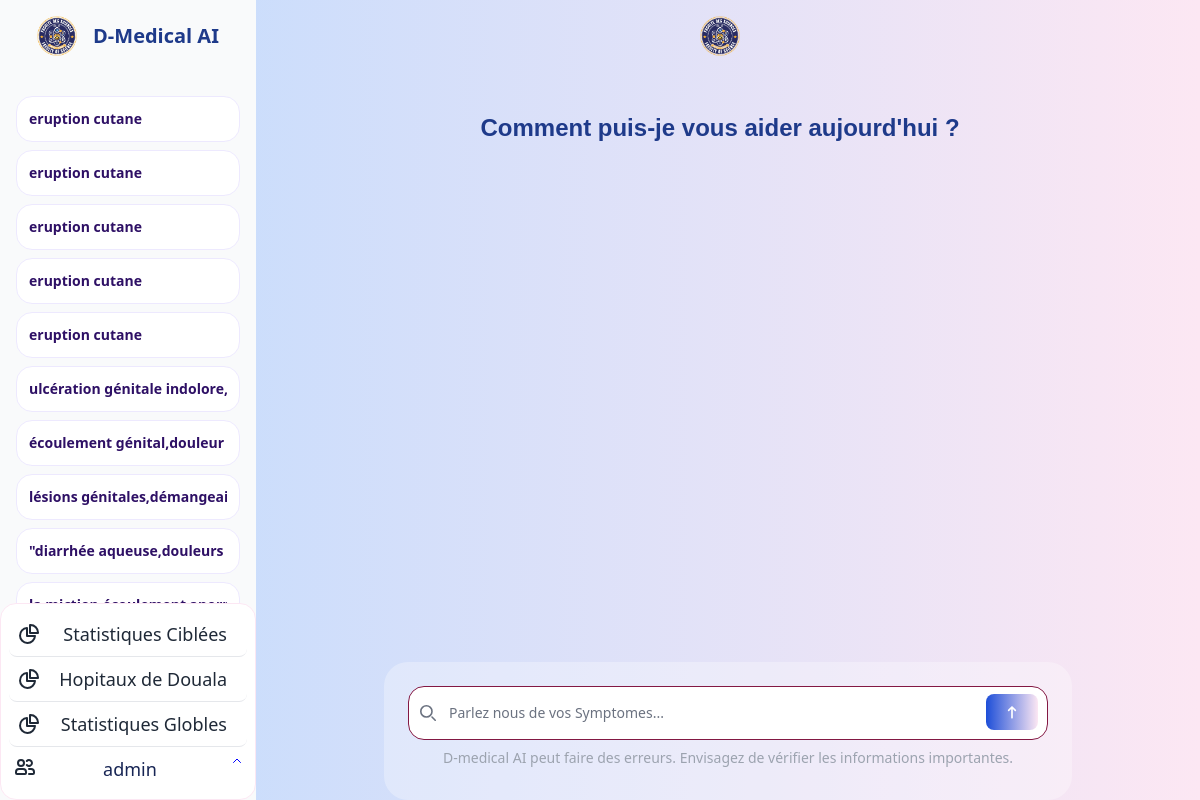
/search (signed in), run on the app's committed database.
### medical/models.py (models this page shows, shortened)
class search_user(models.Model):
    auteur = models.ForeignKey(User, on_delete=models.SET_NULL, null = True)
    search = models.TextField()
    date_creation = models.DateTimeField(auto_now=True)
    class Meta:
        ordering = ['-date_creation']

### medical/views.py (the view, shortened to what this page needs)
# urls.py: path('search', search, name='search'),
@login_required
def search(request):
    return previewNotModal(request)

### medical/views.py (called while the page is built)
def previewNotModal(request , err = ""):
    auteur = request.user
    searReturn = search_user.objects.filter(auteur=auteur).order_by("-date_creation")
    context = {
             "search_query" : searReturn,
             "err" : err
            }
    return render(request, "previewNotModal.html", context)

### theme/templates/previewNotModal.html (shortened to what this page needs)
{% extends 'baseSearch.html' %}
{% block Preview %}
<div class="p-4 lg:ml-72 lg:mr-12 mb-40">
	<div class=" px-4 lg:xl:py-16 font-[sans-serif] text-[#333]">
        <a href="{% url 'base' %}" class="flex justify-center items-center space-x-9 rtl:space-x-reverse">
            <img src="static/images/logo.png" class="h-10" alt="D-medical Logo" />
        </a>
		<h2 class="text-2xl font-bold mt-14 text-blue-900 text-center">Comment puis-je vous aider aujourd'hui ?</h2>
	</div>
</div>
{% endblock %}

### theme/templates/baseSearch.html (shortened to what this page needs)
{% load static tailwind_tags %}
<!DOCTYPE html>
<html lang="en">
	<head>
		{% tailwind_css %}
	</head>
	<body class="bg-gradient-to-r from-blue-200   to-pink-100 ">
		<aside id="logo-sidebar" class="fixed top-0 pb-32 bg-gray-50  left-0 z-40  w-64  h-screen  transition-transform -translate-x-full lg:translate-x-0" aria-label="Sidebar">
			<div class="h-full  py-4 overflow-y-auto  w-64 dark:bg-gray-800">
				<a href="{% url 'base' %}" class="flex justify-center items-center space-x-4 rtl:space-x-reverse">
					<img src="static/images/logo.png" class="h-10" alt="D-medical Logo" />
					<span class="self-center text-xl font-semibold whitespace-nowrap text-blue-900 ">D-Medical AI</span>
				</a>
                <div class="grid grid-cols-1  max-h-sm w-56 mt-10 mx-auto  mx-2 ">
                <form form method="post" action="{% url 'search' %}">
                {% for sea in search_query %}
                        <div class="bg-white mb-2 border border-violet-100 flex gap-6 max-lg:flex-col hover:bg-blue-200 rounded-2xl  p-3 ">
                            <button class="text-sm font-bold text-violet-950 truncate " name="search_query2" value="{{ sea.search }}" type="submit" >
                            <p >{{ sea.search }}</p>
                            </button>
                        </div>
                        {% endfor %}
                   </form>
                </div>
            </div>
			<div class="absolute bottom-0 p-2 border border-pink-100 text-gray-800 rounded-2xl bg-white w-full">
				{% if search_query %}
				<div class="flex border-b items-center rounded-lg w-full flex justify-between px-2   px-1 hover:bg-blue-100 focus:outline-none focus:bg-blue-100">
				<a href="{% url 'stats' %}?param=2" class="block  py-2 px-3 text-lg ">Statistiques Ciblées</a>
					</div>
				{% endif %}
				<div class="flex items-center border-b rounded-lg w-full flex justify-between px-2  px-1 hover:bg-blue-100 focus:outline-none focus:bg-blue-100">
				<a href="{% url 'statReseach' %}" class="block  py-2 px-3 text-lg ">Hopitaux de Douala</a>
					</div>
				{% if user.is_superuser %}
				<div class="flex items-center border-b rounded-lg w-full flex justify-between px-2  px-1 hover:bg-blue-100 focus:outline-none focus:bg-blue-100">
				<a href="{% url 'stats' %}?param=1" class="block  py-2 px-3 text-lg ">Statistiques Globles</a>
					</div>
					{% endif %}
				<button id="dropdownNavbarl" data-dropdown-toggle="dropdownNavba" class="flex font-normal text-lg w-full py-2 px-1 rounded-lg hover:bg-blue-100 focus:outline-none focus:bg-blue-100">
					<span class="flex-1 ms-1 text-blue-950 whitespace-nowrap">
					{{ user.username }}</span><svg class="w-3 h-3 ms-3 text-blue-900" aria-hidden="true" xmlns="http://www.w3.org/2000/svg" fill="none" viewBox="0 0 24 24">
						<path stroke="blue" stroke-linecap="round" stroke-linejoin="round" stroke-width="2" d="m5 15 7-7 7 7"/>
					</svg></button>
			</div>
		</aside>
        {% block Preview %}
        {% endblock %}
			<form  method="post" action="{% url 'search' %}" class=" p-6 lg:ml-96 lg:mr-32  fixed rounded-3xl bottom-0 left-0 right-0 w-auto p-4 bg-white bg-opacity-30" ">
				<div class="relative ">
					<div class="absolute inset-y-0 start-0 flex items-center ps-3 pointer-events-none">
					</div>
					<input type="text" id="search_query" name="search_query" class="block w-full  p-4 ps-10 text-sm text-gray-900 border border-pink-900 rounded-2xl bg-white focus:ring-blue-500 focus:border-blue-500 dark:bg-gray-700 dark:border-gray-600 dark:placeholder-gray-400 dark:text-white dark:focus:ring-blue-500 dark:focus:border-blue-500" placeholder="Parlez nous de vos Symptomes..." required>
					<button type="submit" class="text-white absolute  end-2.5 bottom-2.5 bg-gradient-to-r from-blue-700   to-pink-100 hover:bg-pink-500 focus:ring-4 focus:outline-none focus:ring-pink-300 font-medium rounded-lg text-sm px-4 py-2 ">
						<svg class="w-5 h-5 text-gray-800 dark:text-white" aria-hidden="true" xmlns="http://www.w3.org/2000/svg" fill="none" viewBox="0 0 24 24">
							<path stroke="white" stroke-linecap="round" stroke-linejoin="round" stroke-width="2" d="M12 6v13m0-13 4 4m-4-4-4 4"/>
						</svg>
					</button>
				</div>
			<p class="text-sm text-center py-2 text-gray-400">D-medical AI peut faire des erreurs. Envisagez de vérifier les informations importantes.</p>
			</form>
	</body>
</html>

### data on the page
search_user: search "eruption cutane"
search_user: search "eruption cutane"
search_user: search "eruption cutane"
search_user: search "eruption cutane"
search_user: search "eruption cutane"
search_user: search "ulcération génitale indolo…"
search_user: search "écoulement génital,doule…"
search_user: search "lésions génitales,démang…"
search_user: search "\"diarrhée aqueuse,douleu…"

### other printed values
{{ user.username }} "admin"
